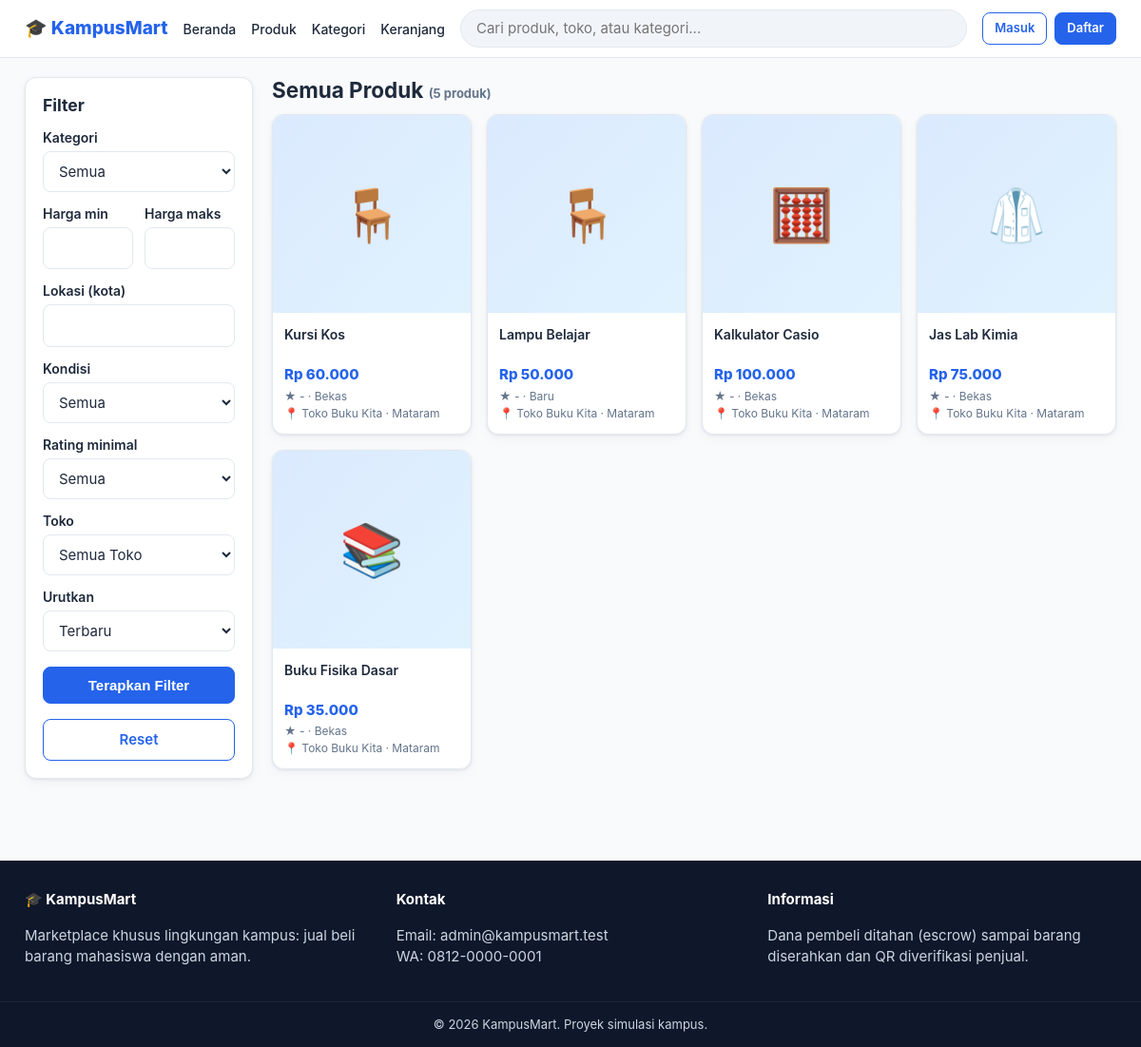
Page /buyer/products.php on the committed database.
### tables this page shows
CREATE TABLE products (
  id INT UNSIGNED AUTO_INCREMENT PRIMARY KEY,
  store_id INT UNSIGNED NOT NULL,
  category_id INT UNSIGNED NOT NULL,
  name VARCHAR(150) NOT NULL,
  description TEXT,
  price DECIMAL(12,2) NOT NULL,
  stock INT NOT NULL DEFAULT 0,
  item_condition ENUM('Baru','Bekas') NOT NULL DEFAULT 'Bekas',
  status ENUM('active','inactive') NOT NULL DEFAULT 'active',
  created_at TIMESTAMP DEFAULT CURRENT_TIMESTAMP,
  updated_at TIMESTAMP DEFAULT CURRENT_TIMESTAMP ON UPDATE CURRENT_TIMESTAMP,
  INDEX idx_prod_store (store_id), INDEX idx_prod_cat (category_id), INDEX idx_prod_name (name), INDEX idx_prod_status (status),
  FOREIGN KEY (store_id) REFERENCES stores(id),
  FOREIGN KEY (category_id) REFERENCES categories(id)
);

CREATE TABLE categories (
  id INT UNSIGNED AUTO_INCREMENT PRIMARY KEY,
  name VARCHAR(80) NOT NULL UNIQUE,
  icon VARCHAR(10) DEFAULT '📦'
);

CREATE TABLE stores (
  id INT UNSIGNED AUTO_INCREMENT PRIMARY KEY,
  user_id INT UNSIGNED NOT NULL UNIQUE,
  name VARCHAR(100) NOT NULL,
  description TEXT,
  phone VARCHAR(20) NOT NULL,
  address TEXT NOT NULL,
  city VARCHAR(80) NOT NULL,
  province VARCHAR(80) NOT NULL,
  logo VARCHAR(255) DEFAULT NULL,
  status ENUM('pending','active','rejected','suspended') NOT NULL DEFAULT 'pending',
  created_at TIMESTAMP DEFAULT CURRENT_TIMESTAMP,
  updated_at TIMESTAMP DEFAULT CURRENT_TIMESTAMP ON UPDATE CURRENT_TIMESTAMP,
  INDEX idx_store_status (status),
  FOREIGN KEY (user_id) REFERENCES users(id)
);

### config/database.php (called while the page is built, shortened)
<?php
function db() {
    static $pdo = null;
    if ($pdo === null) {
        $dsn = 'mysql:host=' . DB_HOST . ';dbname=' . DB_NAME . ';charset=utf8mb4';
        $pdo = new PDO($dsn, DB_USER, DB_PASS, [
            PDO::ATTR_ERRMODE => PDO::ERRMODE_EXCEPTION,
            PDO::ATTR_DEFAULT_FETCH_MODE => PDO::FETCH_ASSOC,
            PDO::ATTR_EMULATE_PREPARES => false,
        ]);
    }
    return $pdo;
}

### buyer/products.php (the view, shortened to what this page needs)
<?php
require_once __DIR__ . '/../config/config.php';
$search = trim($_GET['search'] ?? '');
$cat = (int)($_GET['category'] ?? 0);
$loc = trim($_GET['location'] ?? '');
$cond = in_array($_GET['condition'] ?? '', ['Baru', 'Bekas'], true) ? $_GET['condition'] : '';
$sort = $_GET['sort'] ?? 'newest';
$where = ["p.status='active'", "s.status='active'"]; $params = [];
$orderBy = ['newest' => 'p.id DESC', 'cheap' => 'p.price ASC', 'expensive' => 'p.price DESC', 'rating' => 'avg_rating DESC'][$sort] ?? 'p.id DESC';
try {
    $st = db()->prepare(productSelect() . ' WHERE ' . implode(' AND ', $where) . " ORDER BY $orderBy LIMIT 60");
    $st->execute($params);
    $products = $st->fetchAll();
    $cats = db()->query('SELECT * FROM categories ORDER BY name')->fetchAll();
} catch (Throwable $e) { logError('products', $e); $products = $cats = $stores = []; }
include __DIR__ . '/../includes/header.php';
?>
<div class="filters">
  <aside><form class="card" method="get">
    <h3>Filter</h3>
    <label>Kategori</label><select name="category"><option value="0">Semua</option>
      <?php foreach ($cats as $c): ?><option value="<?= $c['id'] ?>" <?= $cat == $c['id'] ? 'selected' : '' ?>><?= e($c['name']) ?></option><?php endforeach; ?></select>
    <div class="form-row"><div><label>Harga min</label><input type="number" name="min" min="0" value="<?= e($_GET['min'] ?? '') ?>"></div><div><label>Harga maks</label><input type="number" name="max" min="0" value="<?= e($_GET['max'] ?? '') ?>"></div></div>
    <label>Lokasi (kota)</label><input name="location" value="<?= e($loc) ?>">
    <label>Kondisi</label><select name="condition"><option value="">Semua</option><option <?= $cond === 'Baru' ? 'selected' : '' ?>>Baru</option><option <?= $cond === 'Bekas' ? 'selected' : '' ?>>Bekas</option></select>
    <label>Rating minimal</label><select name="rating"><option value="0">Semua</option></select>
    <label>Toko</label><select name="store"><option value="0">Semua Toko</option></select>
    <label>Urutkan</label><select name="sort">
      <option value="newest" <?= $sort === 'newest' ? 'selected' : '' ?>>Terbaru</option><option value="cheap" <?= $sort === 'cheap' ? 'selected' : '' ?>>Harga termurah</option>
      <option value="expensive" <?= $sort === 'expensive' ? 'selected' : '' ?>>Harga termahal</option><option value="rating" <?= $sort === 'rating' ? 'selected' : '' ?>>Rating tertinggi</option></select>
    <button class="btn btn-block mt">Terapkan Filter</button>
    <a class="btn btn-outline btn-block mt" href="products.php">Reset</a>
  </form></aside>
  <section>
    <h2><?= $search !== '' ? 'Hasil pencarian "' . e($search) . '"' : 'Semua Produk' ?> <span class="muted small">(<?= count($products) ?> produk)</span></h2>
    <div class="grid-products" style="grid-template-columns:repeat(auto-fill,minmax(190px,1fr))"><?php foreach ($products as $p) echo productCard($p); ?></div>
  </section>
</div>
<?php include __DIR__ . '/../includes/footer.php'; ?>

### includes/functions.php (shortened to what this page needs)
<?php
function e($v) { return htmlspecialchars((string)$v, ENT_QUOTES, 'UTF-8'); }
function url($path = '') { return BASE_URL . '/' . ltrim($path, '/'); }
function rupiah($n) { return 'Rp ' . number_format((float)$n, 0, ',', '.'); }
function productSelect() {
    return "SELECT p.*, s.name AS store_name, s.city AS store_city, s.address AS store_address, s.user_id AS owner_id,
        c.name AS category_name, c.icon AS icon,
        (SELECT filename FROM product_images pi WHERE pi.product_id = p.id ORDER BY is_primary DESC, id LIMIT 1) AS image,
        (SELECT ROUND(AVG(rating),1) FROM reviews r WHERE r.product_id = p.id) AS avg_rating,
        (SELECT COUNT(*) FROM reviews r WHERE r.product_id = p.id) AS review_count
        FROM products p JOIN stores s ON s.id = p.store_id JOIN categories c ON c.id = p.category_id ";
}
function productImg($p, $class = '') {
    return '<div class="ph ' . $class . '">' . e($p['icon'] ?? '📦') . '</div>';
}
function productCard($p) {
    ob_start(); ?>
    <a class="pcard" href="<?= e(url('buyer/product-detail.php?id=' . $p['id'])) ?>">
        <div class="pcard-img"><?= productImg($p) ?></div>
        <div class="pcard-body">
            <div class="pcard-name"><?= e($p['name']) ?></div>
            <div class="pcard-price"><?= rupiah($p['price']) ?></div>
            <div class="pcard-meta">★ <?= $p['avg_rating'] ? e($p['avg_rating']) : '-' ?> · <?= e($p['item_condition']) ?></div>
            <div class="pcard-store">📍 <?= e($p['store_name']) ?> · <?= e($p['store_city']) ?></div>
        </div>
    </a>
    <?php return ob_get_clean();
}

### assets/css/style.css (style rules this page uses)
:root { --primary:#2563EB;--secondary:#0EA5E9;--success:#22C55E;--warning:#F59E0B;--danger:#EF4444;--bg:#F8FAFC;--text:#1E293B;--muted:#64748B;--border:#E2E8F0;--card:#fff;--r:10px;--shadow:0 1px 3px rgba(15,23,42,.08),0 4px 12px rgba(15,23,42,.04) }
* { box-sizing:border-box }
body { margin:0;font-family:Inter,system-ui,-apple-system,"Segoe UI",Roboto,sans-serif;background:var(--bg);color:var(--text);line-height:1.5;font-size:15px }
a { color:var(--primary);text-decoration:none }
h1,h2,h3 { line-height:1.25;margin:0 0 .5em }
.muted { color:var(--muted) }
.small { font-size:13px }
.mt { margin-top:16px }
.btn { display:inline-block;background:var(--primary);color:#fff;border:1px solid var(--primary);padding:10px 18px;border-radius:8px;font-size:15px;font-weight:600;cursor:pointer;text-align:center }
.btn-block { display:block;width:100% }
.btn-outline { background:#fff;color:var(--primary) }
label { display:block;font-weight:600;font-size:14px;margin:12px 0 4px }
input,select,textarea { width:100%;padding:10px 12px;border:1px solid var(--border);border-radius:8px;font:inherit;background:#fff;color:var(--text) }
.form-row { display:grid;grid-template-columns:1fr 1fr;gap:12px }
.card { background:var(--card);border:1px solid var(--border);border-radius:12px;box-shadow:var(--shadow);padding:18px;margin-bottom:16px }
.card h2,.card h3 { margin-bottom:12px }
.grid-products { display:grid;grid-template-columns:repeat(4,1fr);gap:16px }
.pcard { background:#fff;border:1px solid var(--border);border-radius:12px;overflow:hidden;color:var(--text);box-shadow:var(--shadow);transition:transform .15s;display:block }
.pcard-img { aspect-ratio:1/1;background:#F1F5F9 }
.pcard-img img,.pcard-img .ph { width:100%;height:100%;object-fit:cover }
.ph { display:flex;align-items:center;justify-content:center;font-size:54px;background:linear-gradient(135deg,#DBEAFE,#E0F2FE) }
.pcard-body { padding:12px }
.pcard-name { font-weight:600;font-size:14px;min-height:40px }
.pcard-price { color:var(--primary);font-weight:800;margin:2px 0 }
.pcard-meta,.pcard-store { font-size:12px;color:var(--muted) }
.filters { display:grid;grid-template-columns:240px 1fr;gap:20px }

### rows in the picture
products: category.icon "🪑", name "Kursi Kos", price "Rp 60.000", item_condition "Bekas", store.name "Toko Buku Kita", store.city "Mataram"
products: category.icon "🪑", name "Lampu Belajar", price "Rp 50.000", item_condition "Baru", store.name "Toko Buku Kita", store.city "Mataram"
products: category.icon "🧮", name "Kalkulator Casio", price "Rp 100.000", item_condition "Bekas", store.name "Toko Buku Kita", store.city "Mataram"
products: category.icon "🥼", name "Jas Lab Kimia", price "Rp 75.000", item_condition "Bekas", store.name "Toko Buku Kita", store.city "Mataram"
products: category.icon "📚", name "Buku Fisika Dasar", price "Rp 35.000", item_condition "Bekas", store.name "Toko Buku Kita", store.city "Mataram"

### other values in the picture
count($products) "5"
setting('site_description', 'Marketplace khusus lingkungan kampus.') "Marketplace khusus lingkungan kampus: jual beli barang mahasiswa dengan aman."
setting('contact_info', 'admin@kampusmart.test') "Email: admin@kampusmart.test WA: 0812-0000-0001"
